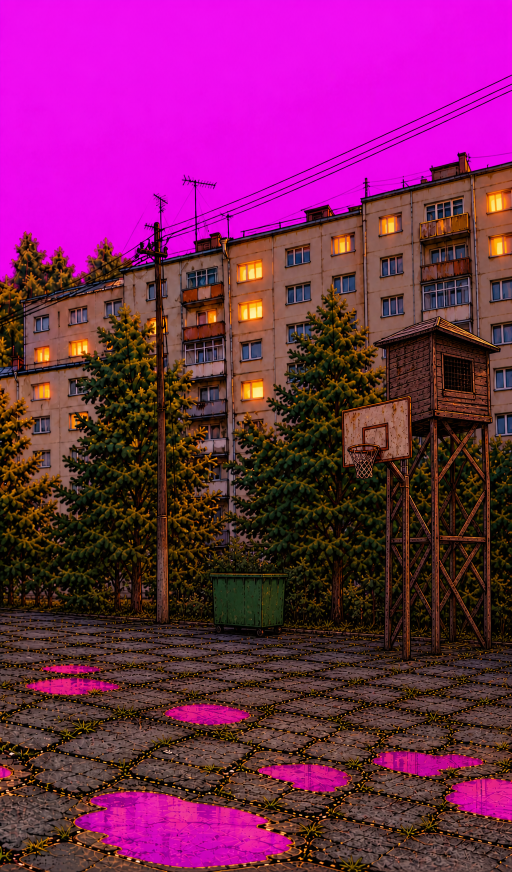
#> input picture tools/scene/source/court2-day.png, 1024 x 1744 px (shown at 1/2 size)
$ python build-yard2.py
#> lines starting #> are read from the running program, lines starting #| are printed output that depends on the picture; after the words box and inside, x2 and y2 are one past the last pixel; in counts of white or black regions, pixels touching at a corner belong together
"""The second half of the yard (swipe left in the yard): outpainted from the yard picture to the right in two steps
(gpt-image-2 with a mask, the sky and the puddles kept flat magenta), and its night copy:
tools/scene/source/court2-{day,night}.png → public/assets/yard/yard2-bg.webp, yard2-bg-dark.webp (1200×2043, the sky and the
puddles see-through, like court-night.webp / court-dark.webp)."""
import os
import numpy as np
from PIL import Image
from scipy import ndimage

HERE = os.path.dirname(os.path.abspath(__file__))
SRC = os.path.join(HERE, "source")
OUT = os.path.abspath(os.path.join(HERE, "..", "..", "public", "assets", "yard"))
SIZE = (1200, 2043)


def key_magenta(src: Image.Image) -> Image.Image:
    a = np.asarray(src.convert("RGB").resize(SIZE, Image.LANCZOS), dtype=np.float32)
    r, g, b = a[..., 0], a[..., 1], a[..., 2]
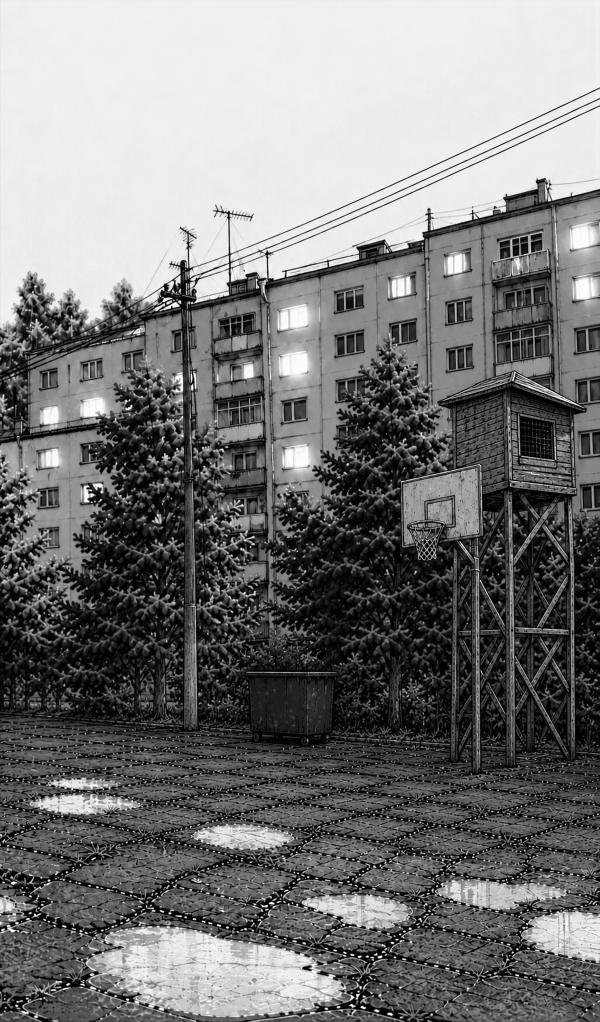
#> r: shape (2043, 1200) float32 (shown at 1/2 size); min 0, max 255, mean 120
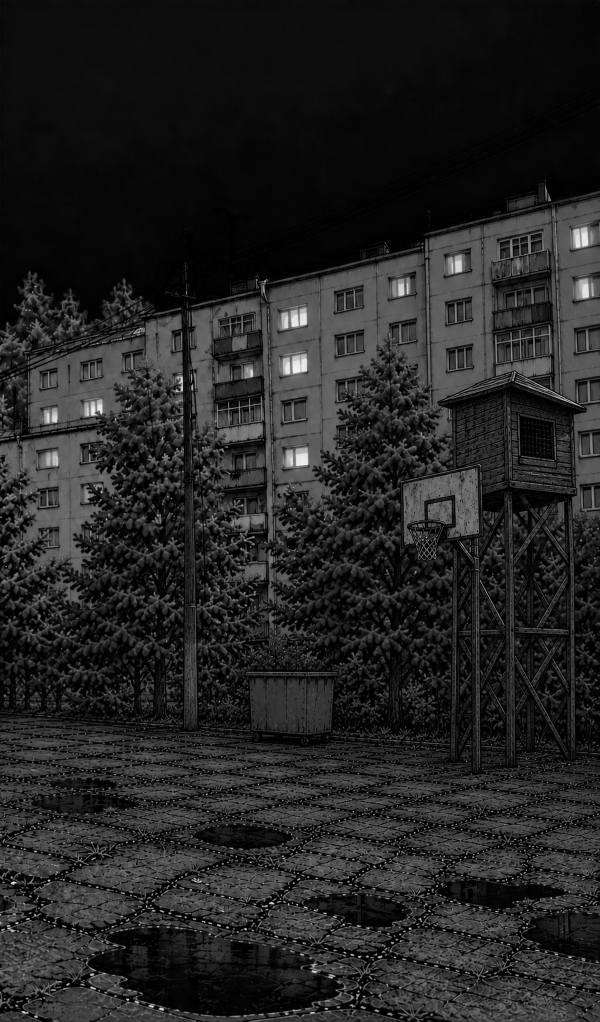
#> g: shape (2043, 1200) float32 (shown at 1/2 size); min 0, max 255, mean 36
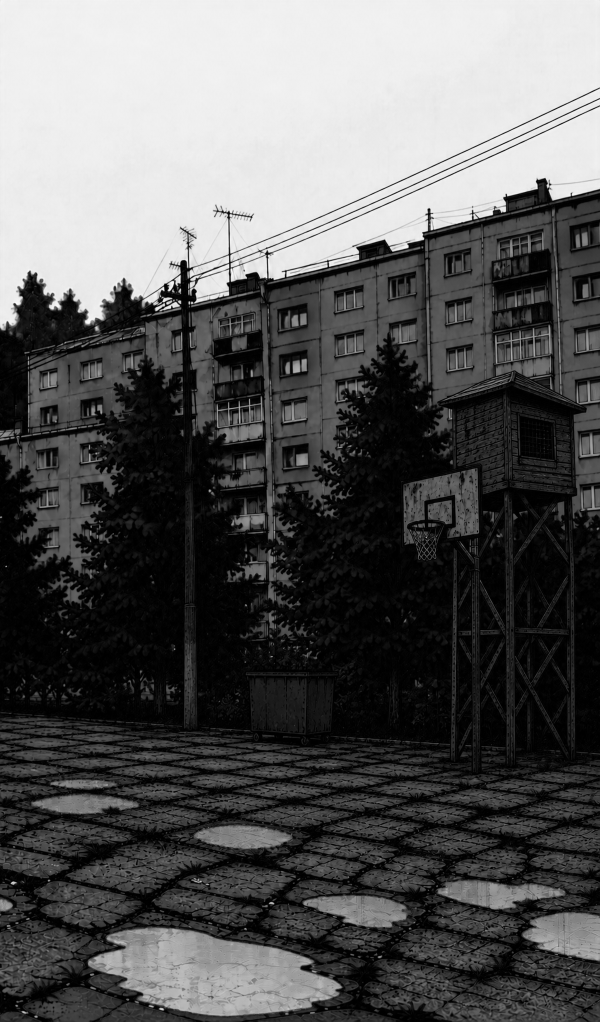
#> b: shape (2043, 1200) float32 (shown at 1/2 size); min 0, max 255, mean 88.9
    mag = np.clip(((r + b) / 2 - g - 70) / 70, 0, 1) * np.clip((np.minimum(r, b) - 100) / 60, 0, 1)
    near = ndimage.binary_dilation(mag > 0.15, iterations=4)
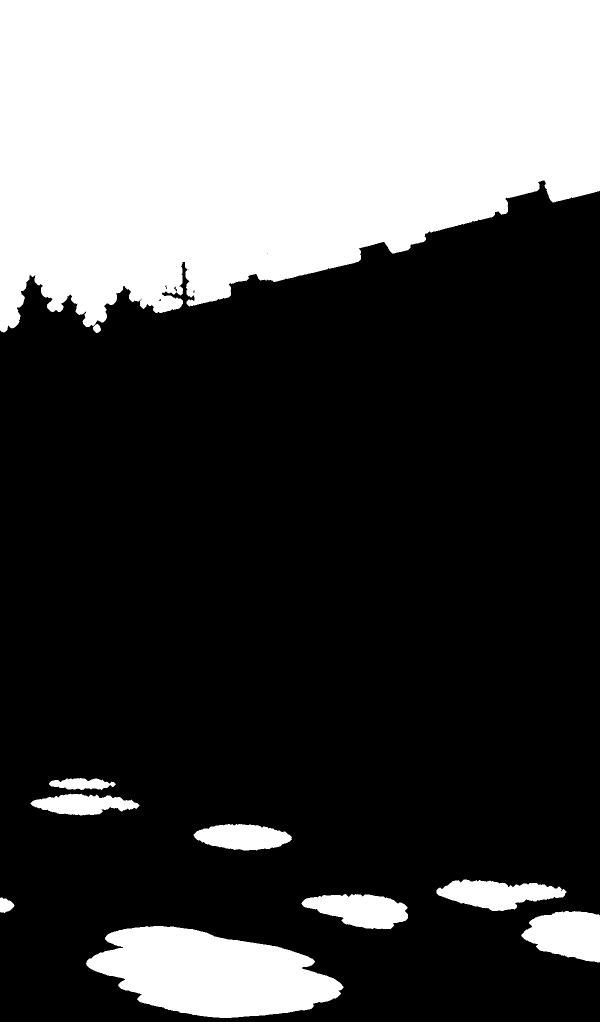
#> near: shape (2043, 1200) bool (shown at 1/2 size); 30.4% white; 10 white regions, largest, box (x1, y1, x2, y2) and area: (0, 0, 1200, 665) 633345, (172, 1852, 687, 2036) 62738, (1042, 1822, 1200, 1925) 11917
    alpha = (1 - mag) * 255
    alpha[ndimage.binary_dilation(mag > 0.5, iterations=1)] = 0
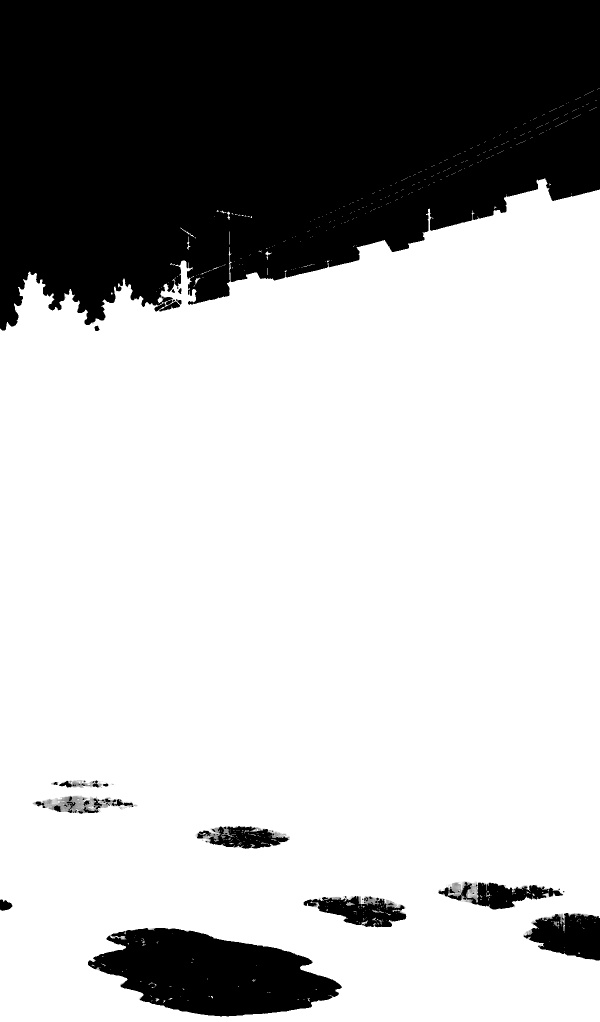
#> alpha: shape (2043, 1200) float32 (shown at 1/2 size); min 0, max 255, mean 180.8
    out = a.copy()
    cast = np.clip((np.minimum(r, b) - g) / 60, 0, 1) * near
    out[..., 0] = r - (r - np.minimum(r, g + 25)) * cast
    out[..., 2] = b - (b - np.minimum(b, g + 45)) * cast
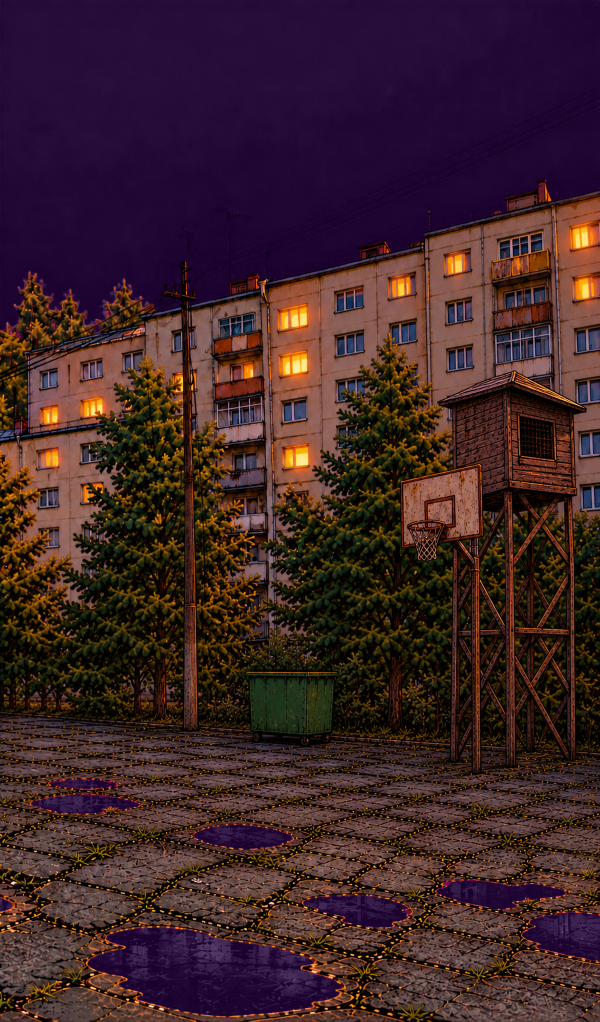
#> out: shape (2043, 1200, 3) float32 (shown at 1/2 size); mean R, G, B 61.9, 35.9, 39.3
    return Image.fromarray(np.dstack([out.clip(0, 255), alpha.clip(0, 255)]).astype(np.uint8), "RGBA")
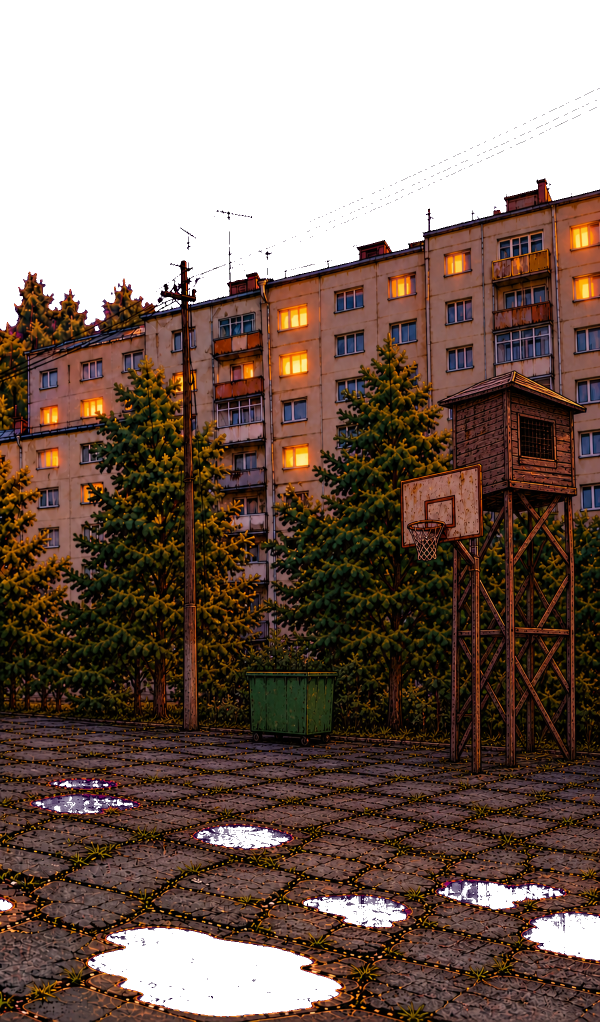
#> returned value: PIL image 1200x2043 RGBA (shown at 1/2 size); mean R, G, B, A 61.8, 36, 39.3, 180.8; transparent parts drawn white


for src, dst in (("court2-day.png", "yard2-bg.webp"), ("court2-night.png", "yard2-bg-dark.webp")):
    key_magenta(Image.open(os.path.join(SRC, src))).save(os.path.join(OUT, dst), "WEBP", quality=80, method=4)
    print(dst, os.path.getsize(os.path.join(OUT, dst)) // 1024, "KB")
#> pass 2 of the loop `for src, dst in (("court2-day.png", "yard2-bg.webp"), ("court2-night.p..`:
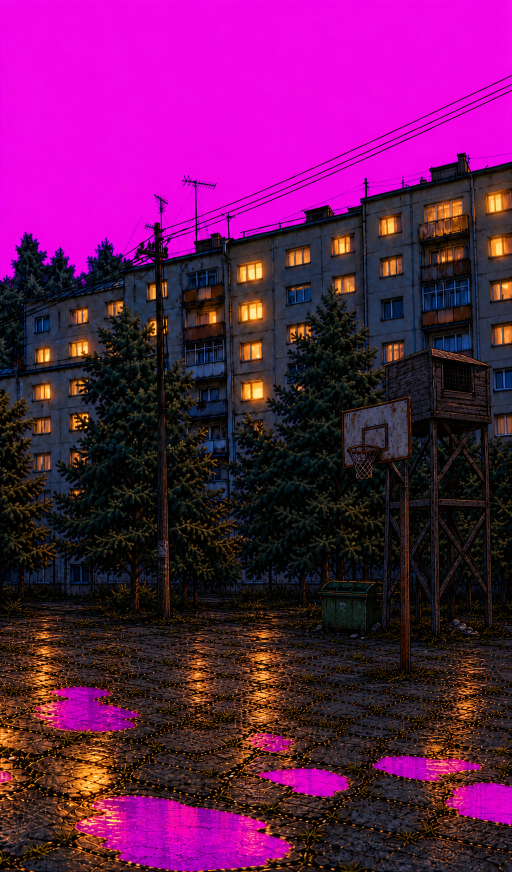
#> input picture tools/scene/source/court2-night.png, 1024 x 1744 px (shown at 1/2 size)
#> in key_magenta (call 2), `near = ndimage.binary_dilation(mag > 0.15, iterations=4)`:
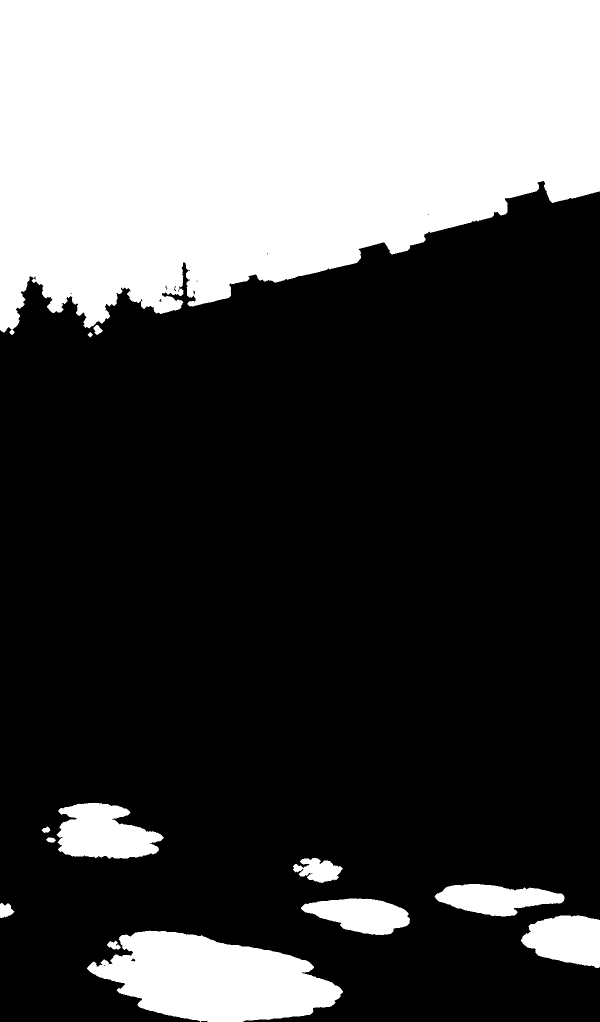
#> near: shape (2043, 1200) bool (shown at 1/2 size); 30.6% white; 13 white regions, largest, box (x1, y1, x2, y2) and area: (0, 0, 1200, 670) 634411, (174, 1861, 686, 2043) 60921, (113, 1605, 328, 1717) 16675
#> in key_magenta (call 2), `return Image.fromarray(np.dstack([out.clip(0, 255), alpha.clip(0, 255)..`:
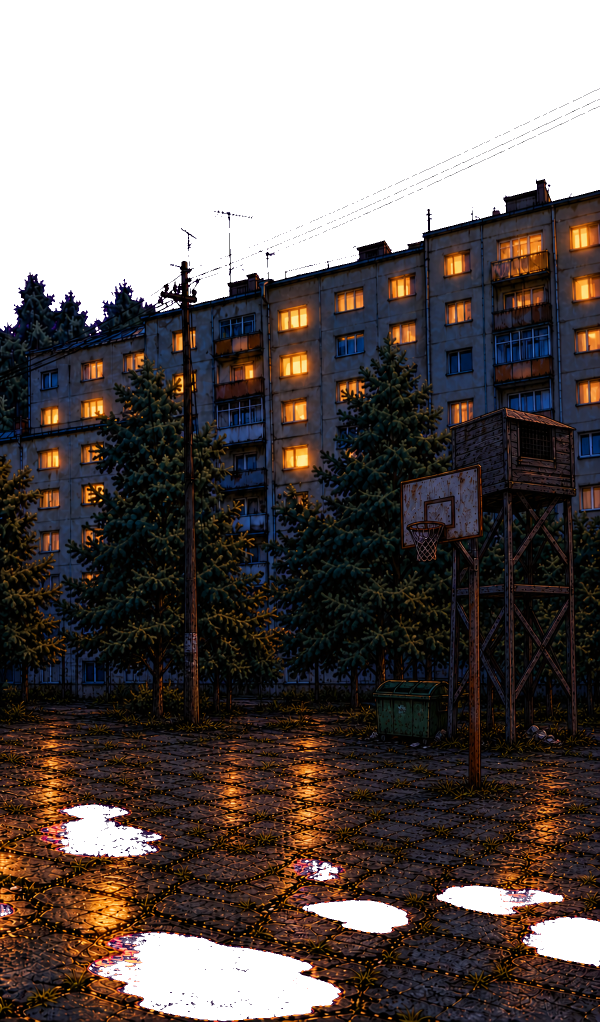
#> returned value: PIL image 1200x2043 RGBA (shown at 1/2 size); mean R, G, B, A 39.6, 23.9, 34.6, 180; transparent parts drawn white

# the exchange kiosk is drawn in layers now: tools/yard/kiosk/build.py
